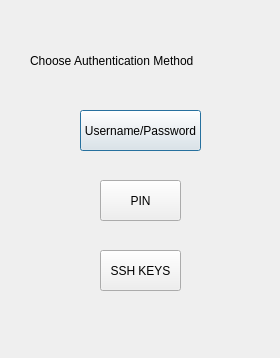
<?xml version="1.0" encoding="UTF-8"?>
<ui version="4.0">
 <class>auth</class>
 <widget class="QDialog" name="auth">
  <property name="geometry">
   <rect>
    <x>0</x>
    <y>0</y>
    <width>280</width>
    <height>358</height>
   </rect>
  </property>
  <property name="windowTitle">
   <string>Dialog</string>
  </property>
  <widget class="QPushButton" name="UnP">
   <property name="geometry">
    <rect>
     <x>80</x>
     <y>110</y>
     <width>121</width>
     <height>41</height>
    </rect>
   </property>
   <property name="text">
    <string>Username/Password</string>
   </property>
  </widget>
  <widget class="QPushButton" name="pin">
   <property name="geometry">
    <rect>
     <x>100</x>
     <y>180</y>
     <width>81</width>
     <height>41</height>
    </rect>
   </property>
   <property name="text">
    <string>PIN</string>
   </property>
  </widget>
  <widget class="QPushButton" name="ssh">
   <property name="geometry">
    <rect>
     <x>100</x>
     <y>250</y>
     <width>81</width>
     <height>41</height>
    </rect>
   </property>
   <property name="text">
    <string>SSH KEYS</string>
   </property>
  </widget>
  <widget class="QLabel" name="label">
   <property name="geometry">
    <rect>
     <x>30</x>
     <y>40</y>
     <width>221</width>
     <height>41</height>
    </rect>
   </property>
   <property name="styleSheet">
    <string notr="true">font: 75 12pt &quot;MS Shell Dlg 2&quot;;</string>
   </property>
   <property name="text">
    <string>Choose Authentication Method</string>
   </property>
  </widget>
 </widget>
 <resources/>
 <connections/>
</ui>
